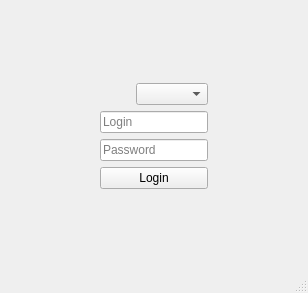
<?xml version="1.0" encoding="UTF-8"?>
<ui version="4.0">
 <class>TestConnectionMainWindow</class>
 <widget class="QMainWindow" name="TestConnectionMainWindow">
  <property name="enabled">
   <bool>true</bool>
  </property>
  <property name="geometry">
   <rect>
    <x>0</x>
    <y>0</y>
    <width>308</width>
    <height>293</height>
   </rect>
  </property>
  <property name="sizePolicy">
   <sizepolicy hsizetype="Preferred" vsizetype="Preferred">
    <horstretch>0</horstretch>
    <verstretch>0</verstretch>
   </sizepolicy>
  </property>
  <property name="minimumSize">
   <size>
    <width>0</width>
    <height>0</height>
   </size>
  </property>
  <property name="windowTitle">
   <string>Connection</string>
  </property>
  <property name="toolButtonStyle">
   <enum>Qt::ToolButtonIconOnly</enum>
  </property>
  <property name="documentMode">
   <bool>false</bool>
  </property>
  <property name="dockOptions">
   <set>QMainWindow::AllowTabbedDocks|QMainWindow::AnimatedDocks</set>
  </property>
  <widget class="QWidget" name="centralwidget">
   <layout class="QGridLayout" name="gridLayout">
    <item row="1" column="0">
     <spacer name="horizontalSpacer">
      <property name="orientation">
       <enum>Qt::Horizontal</enum>
      </property>
      <property name="sizeHint" stdset="0">
       <size>
        <width>40</width>
        <height>20</height>
       </size>
      </property>
     </spacer>
    </item>
    <item row="1" column="1">
     <layout class="QGridLayout" name="gridLayout_2">
      <item row="4" column="0">
       <widget class="QPushButton" name="pushButton">
        <property name="text">
         <string>Login</string>
        </property>
       </widget>
      </item>
      <item row="2" column="0">
       <widget class="QLineEdit" name="lineEdit_login">
        <property name="statusTip">
         <string>Enter Login</string>
        </property>
        <property name="placeholderText">
         <string>Login</string>
        </property>
       </widget>
      </item>
      <item row="3" column="0">
       <widget class="QLineEdit" name="lineEdit_password">
        <property name="statusTip">
         <string>Enter Password</string>
        </property>
        <property name="echoMode">
         <enum>QLineEdit::Password</enum>
        </property>
        <property name="placeholderText">
         <string>Password</string>
        </property>
       </widget>
      </item>
      <item row="1" column="0">
       <layout class="QHBoxLayout" name="horizontalLayout_4">
        <item>
         <widget class="QLabel" name="label">
          <property name="frameShadow">
           <enum>QFrame::Plain</enum>
          </property>
          <property name="text">
           <string/>
          </property>
          <property name="alignment">
           <set>Qt::AlignRight|Qt::AlignTrailing|Qt::AlignVCenter</set>
          </property>
          <property name="openExternalLinks">
           <bool>true</bool>
          </property>
         </widget>
        </item>
        <item>
         <widget class="QComboBox" name="comboBox"/>
        </item>
       </layout>
      </item>
     </layout>
    </item>
    <item row="1" column="2">
     <spacer name="horizontalSpacer_2">
      <property name="orientation">
       <enum>Qt::Horizontal</enum>
      </property>
      <property name="sizeHint" stdset="0">
       <size>
        <width>40</width>
        <height>20</height>
       </size>
      </property>
     </spacer>
    </item>
    <item row="0" column="1">
     <spacer name="verticalSpacer">
      <property name="orientation">
       <enum>Qt::Vertical</enum>
      </property>
      <property name="sizeHint" stdset="0">
       <size>
        <width>20</width>
        <height>40</height>
       </size>
      </property>
     </spacer>
    </item>
    <item row="2" column="1">
     <spacer name="verticalSpacer_2">
      <property name="orientation">
       <enum>Qt::Vertical</enum>
      </property>
      <property name="sizeHint" stdset="0">
       <size>
        <width>20</width>
        <height>40</height>
       </size>
      </property>
     </spacer>
    </item>
   </layout>
  </widget>
  <widget class="QMenuBar" name="menubar">
   <property name="geometry">
    <rect>
     <x>0</x>
     <y>0</y>
     <width>308</width>
     <height>22</height>
    </rect>
   </property>
  </widget>
  <widget class="QStatusBar" name="statusBar"/>
 </widget>
 <resources/>
 <connections/>
</ui>
